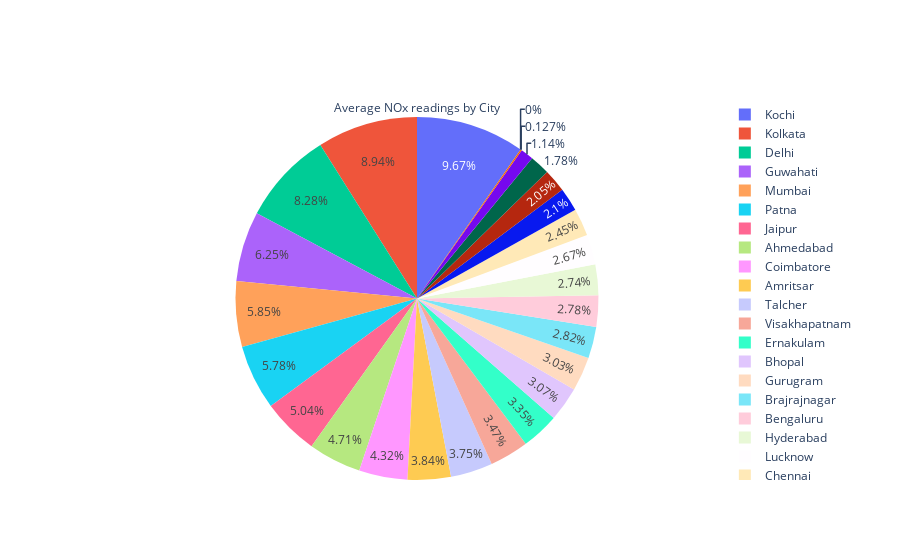

Here is the notebook cell this chart was saved with:
### Code cell
# avg readings for NOx across all cities (pie chart)
trace5=go.Pie(labels=avg_readings['City'], values=avg_readings['NOx'],
             title='Average NOx readings by City')
fig=go.Figure(trace5)
fig.show()

### Figure 1 — Plotly figure (JSON) as saved in the notebook; plotly's stock layout.template omitted (floating-point values rounded to 4 significant figures)
{"data": [{"labels": ["Ahmedabad", "Aizawl", "Amaravati", "Amritsar", "Bengaluru", "Bhopal", "Brajrajnagar", "Chandigarh", "Chennai", "Coimbatore", "Delhi", "Ernakulam", "Gurugram", "Guwahati", "Hyderabad", "Jaipur", "Jorapokhar", "Kochi", "Kolkata", "Lucknow", "Mumbai", "Patna", "Shillong", "Talcher", "Thiruvananthapuram", "Visakhapatnam"], "title": {"text": "Average NOx readings by City"}, "type": "pie", "values": [33.36, 12.61, 14.49, 27.21, 19.68, 21.73, 19.96, 14.86, 17.35, 30.57, 58.57, 23.69, 21.47, 44.22, 19.37, 35.65, 0, 68.41, 63.29, 18.89, 41.37, 40.93, 0.8955, 26.52, 8.064, 24.58]}], "layout": {}}
